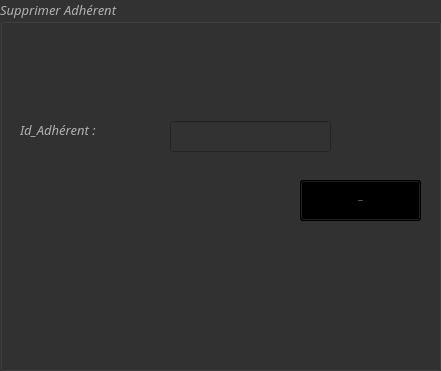
     <widget class="QGroupBox" name="groupBox_2">
      <property name="geometry">
       <rect>
        <x>470</x>
        <y>10</y>
        <width>441</width>
        <height>371</height>
       </rect>
      </property>
      <property name="palette">
       <palette>
        <active>
         <colorrole role="WindowText">
          <brush brushstyle="SolidPattern">
           <color alpha="255">
            <red>177</red>
            <green>177</green>
            <blue>177</blue>
           </color>
          </brush>
         </colorrole>
         <colorrole role="Button">
          <brush brushstyle="SolidPattern">
           <color alpha="255">
            <red>50</red>
            <green>50</green>
            <blue>50</blue>
           </color>
          </brush>
         </colorrole>
         <colorrole role="Text">
          <brush brushstyle="SolidPattern">
           <color alpha="255">
            <red>177</red>
            <green>177</green>
            <blue>177</blue>
           </color>
          </brush>
         </colorrole>
         <colorrole role="ButtonText">
          <brush brushstyle="SolidPattern">
           <color alpha="255">
            <red>177</red>
            <green>177</green>
            <blue>177</blue>
           </color>
          </brush>
         </colorrole>
         <colorrole role="Base">
          <brush brushstyle="SolidPattern">
           <color alpha="255">
            <red>50</red>
            <green>50</green>
            <blue>50</blue>
           </color>
          </brush>
         </colorrole>
         <colorrole role="Window">
          <brush brushstyle="SolidPattern">
           <color alpha="255">
            <red>50</red>
            <green>50</green>
            <blue>50</blue>
           </color>
          </brush>
         </colorrole>
         <colorrole role="PlaceholderText">
          <brush brushstyle="NoBrush">
           <color alpha="128">
            <red>177</red>
            <green>177</green>
            <blue>177</blue>
           </color>
          </brush>
         </colorrole>
        </active>
        <inactive>
         <colorrole role="WindowText">
          <brush brushstyle="SolidPattern">
           <color alpha="255">
            <red>177</red>
            <green>177</green>
            <blue>177</blue>
           </color>
          </brush>
         </colorrole>
         <colorrole role="Button">
          <brush brushstyle="SolidPattern">
           <color alpha="255">
            <red>50</red>
            <green>50</green>
            <blue>50</blue>
           </color>
          </brush>
         </colorrole>
         <colorrole role="Text">
          <brush brushstyle="SolidPattern">
           <color alpha="255">
            <red>177</red>
            <green>177</green>
            <blue>177</blue>
           </color>
          </brush>
         </colorrole>
         <colorrole role="ButtonText">
          <brush brushstyle="SolidPattern">
           <color alpha="255">
            <red>177</red>
            <green>177</green>
            <blue>177</blue>
           </color>
          </brush>
         </colorrole>
         <colorrole role="Base">
          <brush brushstyle="SolidPattern">
           <color alpha="255">
            <red>50</red>
            <green>50</green>
            <blue>50</blue>
           </color>
          </brush>
         </colorrole>
         <colorrole role="Window">
          <brush brushstyle="SolidPattern">
           <color alpha="255">
            <red>50</red>
            <green>50</green>
            <blue>50</blue>
           </color>
          </brush>
         </colorrole>
         <colorrole role="PlaceholderText">
          <brush brushstyle="NoBrush">
           <color alpha="128">
            <red>177</red>
            <green>177</green>
            <blue>177</blue>
           </color>
          </brush>
         </colorrole>
        </inactive>
        <disabled>
         <colorrole role="WindowText">
          <brush brushstyle="SolidPattern">
           <color alpha="255">
            <red>64</red>
            <green>64</green>
            <blue>64</blue>
           </color>
          </brush>
         </colorrole>
         <colorrole role="Button">
          <brush brushstyle="SolidPattern">
           <color alpha="255">
            <red>50</red>
            <green>50</green>
            <blue>50</blue>
           </color>
          </brush>
         </colorrole>
         <colorrole role="Text">
          <brush brushstyle="SolidPattern">
           <color alpha="255">
            <red>64</red>
            <green>64</green>
            <blue>64</blue>
           </color>
          </brush>
         </colorrole>
         <colorrole role="ButtonText">
          <brush brushstyle="SolidPattern">
           <color alpha="255">
            <red>64</red>
            <green>64</green>
            <blue>64</blue>
           </color>
          </brush>
         </colorrole>
         <colorrole role="Base">
          <brush brushstyle="SolidPattern">
           <color alpha="255">
            <red>50</red>
            <green>50</green>
            <blue>50</blue>
           </color>
          </brush>
         </colorrole>
         <colorrole role="Window">
          <brush brushstyle="SolidPattern">
           <color alpha="255">
            <red>50</red>
            <green>50</green>
            <blue>50</blue>
           </color>
          </brush>
         </colorrole>
         <colorrole role="PlaceholderText">
          <brush brushstyle="NoBrush">
           <color alpha="128">
            <red>177</red>
            <green>177</green>
            <blue>177</blue>
           </color>
          </brush>
         </colorrole>
        </disabled>
       </palette>
      </property>
      <property name="font">
       <font>
        <family>Sitka Text</family>
        <pointsize>10</pointsize>
        <italic>true</italic>
       </font>
      </property>
      <property name="title">
       <string>Supprimer Adhérent</string>
      </property>
      <widget class="QLabel" name="label">
       <property name="geometry">
        <rect>
         <x>20</x>
         <y>120</y>
         <width>121</width>
         <height>20</height>
        </rect>
       </property>
       <property name="palette">
        <palette>
         <active>
          <colorrole role="WindowText">
           <brush brushstyle="SolidPattern">
            <color alpha="255">
             <red>177</red>
             <green>177</green>
             <blue>177</blue>
            </color>
           </brush>
          </colorrole>
          <colorrole role="Button">
           <brush brushstyle="SolidPattern">
            <color alpha="255">
             <red>50</red>
             <green>50</green>
             <blue>50</blue>
            </color>
           </brush>
          </colorrole>
          <colorrole role="Text">
           <brush brushstyle="SolidPattern">
            <color alpha="255">
             <red>177</red>
             <green>177</green>
             <blue>177</blue>
            </color>
           </brush>
          </colorrole>
          <colorrole role="ButtonText">
           <brush brushstyle="SolidPattern">
            <color alpha="255">
             <red>177</red>
             <green>177</green>
             <blue>177</blue>
            </color>
           </brush>
          </colorrole>
          <colorrole role="Base">
           <brush brushstyle="SolidPattern">
            <color alpha="255">
             <red>50</red>
             <green>50</green>
             <blue>50</blue>
            </color>
           </brush>
          </colorrole>
          <colorrole role="Window">
           <brush brushstyle="SolidPattern">
            <color alpha="255">
             <red>50</red>
             <green>50</green>
             <blue>50</blue>
            </color>
           </brush>
          </colorrole>
          <colorrole role="PlaceholderText">
           <brush brushstyle="NoBrush">
            <color alpha="128">
             <red>177</red>
             <green>177</green>
             <blue>177</blue>
            </color>
           </brush>
          </colorrole>
         </active>
         <inactive>
          <colorrole role="WindowText">
           <brush brushstyle="SolidPattern">
            <color alpha="255">
             <red>177</red>
             <green>177</green>
             <blue>177</blue>
            </color>
           </brush>
          </colorrole>
          <colorrole role="Button">
           <brush brushstyle="SolidPattern">
            <color alpha="255">
             <red>50</red>
             <green>50</green>
             <blue>50</blue>
            </color>
           </brush>
          </colorrole>
          <colorrole role="Text">
           <brush brushstyle="SolidPattern">
            <color alpha="255">
             <red>177</red>
             <green>177</green>
             <blue>177</blue>
            </color>
           </brush>
          </colorrole>
          <colorrole role="ButtonText">
           <brush brushstyle="SolidPattern">
            <color alpha="255">
             <red>177</red>
             <green>177</green>
             <blue>177</blue>
            </color>
           </brush>
          </colorrole>
          <colorrole role="Base">
           <brush brushstyle="SolidPattern">
            <color alpha="255">
             <red>50</red>
             <green>50</green>
             <blue>50</blue>
            </color>
           </brush>
          </colorrole>
          <colorrole role="Window">
           <brush brushstyle="SolidPattern">
            <color alpha="255">
             <red>50</red>
             <green>50</green>
             <blue>50</blue>
            </color>
           </brush>
          </colorrole>
          <colorrole role="PlaceholderText">
           <brush brushstyle="NoBrush">
            <color alpha="128">
             <red>177</red>
             <green>177</green>
             <blue>177</blue>
            </color>
           </brush>
          </colorrole>
         </inactive>
         <disabled>
          <colorrole role="WindowText">
           <brush brushstyle="SolidPattern">
            <color alpha="255">
             <red>64</red>
             <green>64</green>
             <blue>64</blue>
            </color>
           </brush>
          </colorrole>
          <colorrole role="Button">
           <brush brushstyle="SolidPattern">
            <color alpha="255">
             <red>50</red>
             <green>50</green>
             <blue>50</blue>
            </color>
           </brush>
          </colorrole>
          <colorrole role="Text">
           <brush brushstyle="SolidPattern">
            <color alpha="255">
             <red>64</red>
             <green>64</green>
             <blue>64</blue>
            </color>
           </brush>
          </colorrole>
          <colorrole role="ButtonText">
           <brush brushstyle="SolidPattern">
            <color alpha="255">
             <red>64</red>
             <green>64</green>
             <blue>64</blue>
            </color>
           </brush>
          </colorrole>
          <colorrole role="Base">
           <brush brushstyle="SolidPattern">
            <color alpha="255">
             <red>50</red>
             <green>50</green>
             <blue>50</blue>
            </color>
           </brush>
          </colorrole>
          <colorrole role="Window">
           <brush brushstyle="SolidPattern">
            <color alpha="255">
             <red>50</red>
             <green>50</green>
             <blue>50</blue>
            </color>
           </brush>
          </colorrole>
          <colorrole role="PlaceholderText">
           <brush brushstyle="NoBrush">
            <color alpha="128">
             <red>177</red>
             <green>177</green>
             <blue>177</blue>
            </color>
           </brush>
          </colorrole>
         </disabled>
        </palette>
       </property>
       <property name="font">
        <font>
         <family>Sitka Text</family>
         <pointsize>10</pointsize>
         <italic>true</italic>
        </font>
       </property>
       <property name="text">
        <string>Id_Adhérent :</string>
       </property>
      </widget>
      <widget class="QLineEdit" name="Le_id_supp">
       <property name="geometry">
        <rect>
         <x>170</x>
         <y>121</y>
         <width>161</width>
         <height>31</height>
        </rect>
       </property>
      </widget>
      <widget class="QPushButton" name="pb_supprimer">
       <property name="geometry">
        <rect>
         <x>300</x>
         <y>180</y>
         <width>121</width>
         <height>41</height>
        </rect>
       </property>
       <property name="palette">
        <palette>
         <active>
          <colorrole role="WindowText">
           <brush brushstyle="SolidPattern">
            <color alpha="255">
             <red>177</red>
             <green>177</green>
             <blue>177</blue>
            </color>
           </brush>
          </colorrole>
          <colorrole role="Button">
           <brush brushstyle="LinearGradientPattern">
            <gradient startx="0.000000000000000" starty="0.000000000000000" endx="0.000000000000000" endy="1.000000000000000" type="LinearGradient" spread="PadSpread" coordinatemode="ObjectBoundingMode">
             <gradientstop position="0.000000000000000">
              <color alpha="255">
               <red>86</red>
               <green>86</green>
               <blue>86</blue>
              </color>
             </gradientstop>
             <gradientstop position="0.100000000000000">
              <color alpha="255">
               <red>82</red>
               <green>82</green>
               <blue>82</blue>
              </color>
             </gradientstop>
             <gradientstop position="0.500000000000000">
              <color alpha="255">
               <red>78</red>
               <green>78</green>
               <blue>78</blue>
              </color>
             </gradientstop>
             <gradientstop position="0.900000000000000">
              <color alpha="255">
               <red>74</red>
               <green>74</green>
               <blue>74</blue>
              </color>
             </gradientstop>
             <gradientstop position="1.000000000000000">
              <color alpha="255">
               <red>70</red>
               <green>70</green>
               <blue>70</blue>
              </color>
             </gradientstop>
            </gradient>
           </brush>
          </colorrole>
          <colorrole role="Text">
           <brush brushstyle="SolidPattern">
            <color alpha="255">
             <red>177</red>
             <green>177</green>
             <blue>177</blue>
            </color>
           </brush>
          </colorrole>
          <colorrole role="ButtonText">
           <brush brushstyle="SolidPattern">
            <color alpha="255">
             <red>177</red>
             <green>177</green>
             <blue>177</blue>
            </color>
           </brush>
          </colorrole>
          <colorrole role="Base">
           <brush brushstyle="LinearGradientPattern">
            <gradient startx="0.000000000000000" starty="0.000000000000000" endx="0.000000000000000" endy="1.000000000000000" type="LinearGradient" spread="PadSpread" coordinatemode="ObjectBoundingMode">
             <gradientstop position="0.000000000000000">
              <color alpha="255">
               <red>86</red>
               <green>86</green>
               <blue>86</blue>
              </color>
             </gradientstop>
             <gradientstop position="0.100000000000000">
              <color alpha="255">
               <red>82</red>
               <green>82</green>
               <blue>82</blue>
              </color>
             </gradientstop>
             <gradientstop position="0.500000000000000">
              <color alpha="255">
               <red>78</red>
               <green>78</green>
               <blue>78</blue>
              </color>
             </gradientstop>
             <gradientstop position="0.900000000000000">
              <color alpha="255">
               <red>74</red>
               <green>74</green>
               <blue>74</blue>
              </color>
             </gradientstop>
             <gradientstop position="1.000000000000000">
              <color alpha="255">
               <red>70</red>
               <green>70</green>
               <blue>70</blue>
              </color>
             </gradientstop>
            </gradient>
           </brush>
          </colorrole>
          <colorrole role="Window">
           <brush brushstyle="LinearGradientPattern">
            <gradient startx="0.000000000000000" starty="0.000000000000000" endx="0.000000000000000" endy="1.000000000000000" type="LinearGradient" spread="PadSpread" coordinatemode="ObjectBoundingMode">
             <gradientstop position="0.000000000000000">
              <color alpha="255">
               <red>86</red>
               <green>86</green>
               <blue>86</blue>
              </color>
             </gradientstop>
             <gradientstop position="0.100000000000000">
              <color alpha="255">
               <red>82</red>
               <green>82</green>
               <blue>82</blue>
              </color>
             </gradientstop>
             <gradientstop position="0.500000000000000">
              <color alpha="255">
               <red>78</red>
               <green>78</green>
               <blue>78</blue>
              </color>
             </gradientstop>
             <gradientstop position="0.900000000000000">
              <color alpha="255">
               <red>74</red>
               <green>74</green>
               <blue>74</blue>
              </color>
             </gradientstop>
             <gradientstop position="1.000000000000000">
              <color alpha="255">
               <red>70</red>
               <green>70</green>
               <blue>70</blue>
              </color>
             </gradientstop>
            </gradient>
           </brush>
          </colorrole>
          <colorrole role="PlaceholderText">
           <brush brushstyle="NoBrush">
            <color alpha="128">
             <red>177</red>
             <green>177</green>
             <blue>177</blue>
            </color>
           </brush>
          </colorrole>
         </active>
         <inactive>
          <colorrole role="WindowText">
           <brush brushstyle="SolidPattern">
            <color alpha="255">
             <red>177</red>
             <green>177</green>
             <blue>177</blue>
            </color>
           </brush>
          </colorrole>
          <colorrole role="Button">
           <brush brushstyle="LinearGradientPattern">
            <gradient startx="0.000000000000000" starty="0.000000000000000" endx="0.000000000000000" endy="1.000000000000000" type="LinearGradient" spread="PadSpread" coordinatemode="ObjectBoundingMode">
             <gradientstop position="0.000000000000000">
              <color alpha="255">
               <red>86</red>
               <green>86</green>
               <blue>86</blue>
              </color>
             </gradientstop>
             <gradientstop position="0.100000000000000">
              <color alpha="255">
               <red>82</red>
               <green>82</green>
               <blue>82</blue>
              </color>
             </gradientstop>
             <gradientstop position="0.500000000000000">
              <color alpha="255">
               <red>78</red>
               <green>78</green>
               <blue>78</blue>
              </color>
             </gradientstop>
             <gradientstop position="0.900000000000000">
              <color alpha="255">
               <red>74</red>
               <green>74</green>
               <blue>74</blue>
              </color>
             </gradientstop>
             <gradientstop position="1.000000000000000">
              <color alpha="255">
               <red>70</red>
               <green>70</green>
               <blue>70</blue>
              </color>
             </gradientstop>
            </gradient>
           </brush>
          </colorrole>
          <colorrole role="Text">
           <brush brushstyle="SolidPattern">
            <color alpha="255">
             <red>177</red>
             <green>177</green>
             <blue>177</blue>
            </color>
           </brush>
          </colorrole>
          <colorrole role="ButtonText">
           <brush brushstyle="SolidPattern">
            <color alpha="255">
             <red>177</red>
             <green>177</green>
             <blue>177</blue>
            </color>
           </brush>
          </colorrole>
          <colorrole role="Base">
           <brush brushstyle="LinearGradientPattern">
            <gradient startx="0.000000000000000" starty="0.000000000000000" endx="0.000000000000000" endy="1.000000000000000" type="LinearGradient" spread="PadSpread" coordinatemode="ObjectBoundingMode">
             <gradientstop position="0.000000000000000">
              <color alpha="255">
               <red>86</red>
               <green>86</green>
               <blue>86</blue>
              </color>
             </gradientstop>
             <gradientstop position="0.100000000000000">
              <color alpha="255">
               <red>82</red>
               <green>82</green>
               <blue>82</blue>
              </color>
             </gradientstop>
             <gradientstop position="0.500000000000000">
              <color alpha="255">
               <red>78</red>
               <green>78</green>
               <blue>78</blue>
              </color>
             </gradientstop>
             <gradientstop position="0.900000000000000">
              <color alpha="255">
               <red>74</red>
               <green>74</green>
               <blue>74</blue>
              </color>
             </gradientstop>
             <gradientstop position="1.000000000000000">
              <color alpha="255">
               <red>70</red>
               <green>70</green>
               <blue>70</blue>
              </color>
             </gradientstop>
            </gradient>
           </brush>
          </colorrole>
          <colorrole role="Window">
           <brush brushstyle="LinearGradientPattern">
            <gradient startx="0.000000000000000" starty="0.000000000000000" endx="0.000000000000000" endy="1.000000000000000" type="LinearGradient" spread="PadSpread" coordinatemode="ObjectBoundingMode">
             <gradientstop position="0.000000000000000">
              <color alpha="255">
               <red>86</red>
               <green>86</green>
               <blue>86</blue>
              </color>
             </gradientstop>
             <gradientstop position="0.100000000000000">
              <color alpha="255">
               <red>82</red>
               <green>82</green>
               <blue>82</blue>
              </color>
             </gradientstop>
             <gradientstop position="0.500000000000000">
              <color alpha="255">
               <red>78</red>
               <green>78</green>
               <blue>78</blue>
              </color>
             </gradientstop>
             <gradientstop position="0.900000000000000">
              <color alpha="255">
               <red>74</red>
               <green>74</green>
               <blue>74</blue>
              </color>
             </gradientstop>
             <gradientstop position="1.000000000000000">
              <color alpha="255">
               <red>70</red>
               <green>70</green>
               <blue>70</blue>
              </color>
             </gradientstop>
            </gradient>
           </brush>
          </colorrole>
          <colorrole role="PlaceholderText">
           <brush brushstyle="NoBrush">
            <color alpha="128">
             <red>177</red>
             <green>177</green>
             <blue>177</blue>
            </color>
           </brush>
          </colorrole>
         </inactive>
         <disabled>
          <colorrole role="WindowText">
           <brush brushstyle="SolidPattern">
            <color alpha="255">
             <red>64</red>
             <green>64</green>
             <blue>64</blue>
            </color>
           </brush>
          </colorrole>
          <colorrole role="Button">
           <brush brushstyle="SolidPattern">
            <color alpha="255">
             <red>50</red>
             <green>50</green>
             <blue>50</blue>
            </color>
           </brush>
          </colorrole>
          <colorrole role="Text">
           <brush brushstyle="SolidPattern">
            <color alpha="255">
             <red>64</red>
             <green>64</green>
             <blue>64</blue>
            </color>
           </brush>
          </colorrole>
          <colorrole role="ButtonText">
           <brush brushstyle="SolidPattern">
            <color alpha="255">
             <red>64</red>
             <green>64</green>
             <blue>64</blue>
            </color>
           </brush>
          </colorrole>
          <colorrole role="Base">
           <brush brushstyle="SolidPattern">
            <color alpha="255">
             <red>50</red>
             <green>50</green>
             <blue>50</blue>
            </color>
           </brush>
          </colorrole>
          <colorrole role="Window">
           <brush brushstyle="SolidPattern">
            <color alpha="255">
             <red>50</red>
             <green>50</green>
             <blue>50</blue>
            </color>
           </brush>
          </colorrole>
          <colorrole role="PlaceholderText">
           <brush brushstyle="NoBrush">
            <color alpha="128">
             <red>177</red>
             <green>177</green>
             <blue>177</blue>
            </color>
           </brush>
          </colorrole>
         </disabled>
        </palette>
       </property>
       <property name="font">
        <font>
         <family>Sitka Text</family>
         <pointsize>-1</pointsize>
         <weight>75</weight>
         <italic>true</italic>
         <bold>true</bold>
        </font>
       </property>
       <property name="text">
        <string>Supprimer</string>
       </property>
      </widget>
     </widget>
